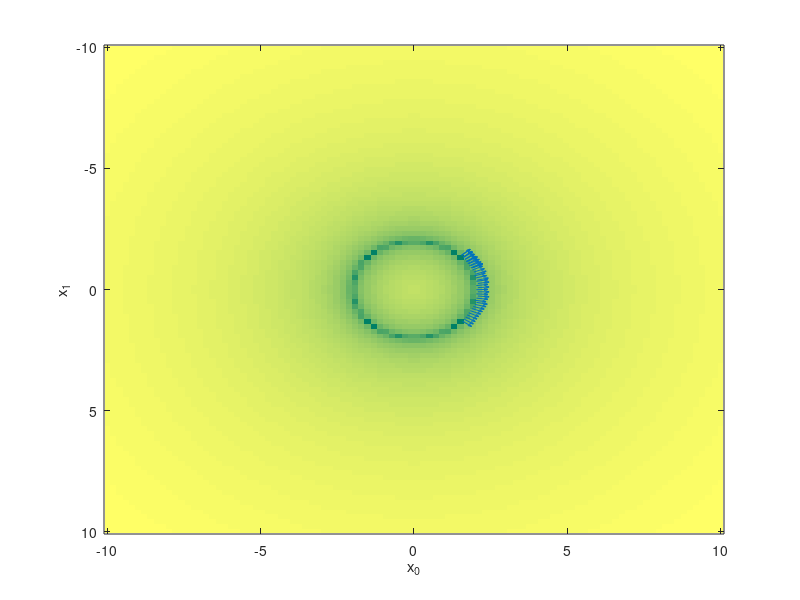

Recreate this plot in MATLAB.

x_axis = linspace(-10, 10, 100);
y_axis = linspace(-10, 10, 100);
z = zeros(length(y_axis), length(x_axis));

for xx = (1:length(x_axis))
  for yy = (1:length(y_axis))
    x = x_axis(xx);
    y = y_axis(yy);
    a = sqrt(x^2 + y^2) - 2;
    b = 0;
    z(yy, xx) = a^2 + b^2;
  end
end

imagesc(x_axis, y_axis, log10(z / max(max(z))));
colormap summer;
hold on;

% Draw path

raw = dlmread('data.csv', ',', 2, 0);

x = raw(:,1);
y = raw(:,2);
dx = raw(:,3);
dy = raw(:,4);

quiver(x, y, dx, dy);
hold on;

xlabel('x_0');
ylabel('x_1');
